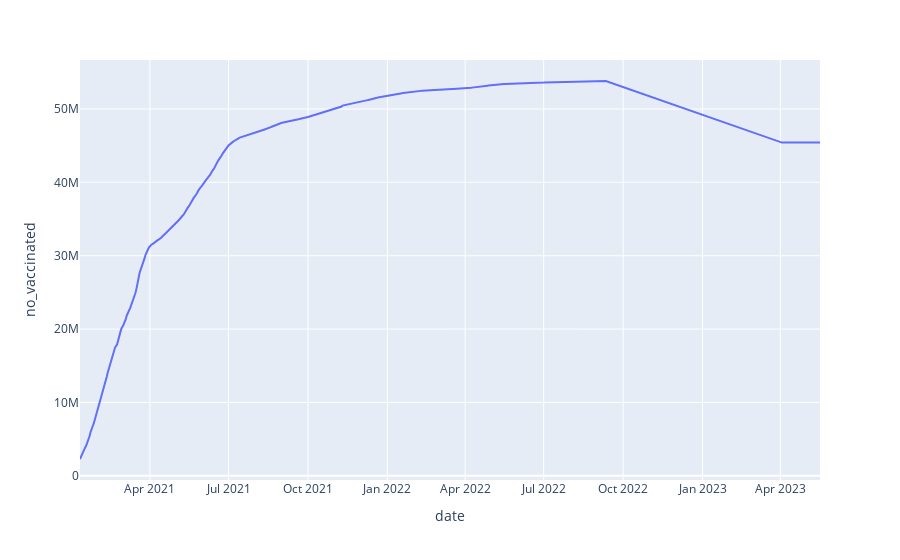

The cell this chart's notebook holds for it:
### Markdown cell above
We are going to use the same <code>plotly</code> module we used earlier to create the 3D graph. Let's make a simple line graph with the number vaccinated <code>no_vaccinated</code> on the y-axis (vertical) and <code>date</code> on the x-axis (horizontal). By default plotly will make this interactive. Hover the mouse over the line for details or select a region on the plot with your mouse to zoom into that area of the data.

### Code cell
#fig = px.line(df, y="no_vaccinated", x="date")
#fig.show()

### Figure 1 — Plotly figure (JSON) as saved in the notebook; plotly's stock layout.template omitted (floating-point values rounded to 4 significant figures; data arrays with more than 128 entries replaced by an {"elided": "..."} marker saying what was removed)
{"data": [{"hovertemplate": "date=%{x}<br>no_vaccinated=%{y}<extra></extra>", "legendgroup": "", "line": {"color": "#636efa", "dash": "solid"}, "marker": {"symbol": "circle"}, "mode": "lines", "name": "", "orientation": "v", "showlegend": false, "type": "scatter", "x": {"elided": "655 str values"}, "xaxis": "x", "y": {"elided": "655 int values"}, "yaxis": "y"}], "layout": {"legend": {"tracegroupgap": 0}, "margin": {"t": 60}, "xaxis": {"anchor": "y", "domain": [0, 1], "title": {"text": "date"}}, "yaxis": {"anchor": "x", "domain": [0, 1], "title": {"text": "no_vaccinated"}}}}
